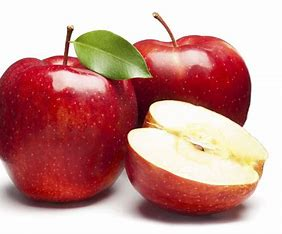
#> input picture Tutorial/Apple.jpeg, 282 x 234 px
$ jupyter execute Contour_detection.ipynb
#> lines starting #> are read from the running program, lines starting #| are printed output that depends on the picture; after the words box and inside, x2 and y2 are one past the last pixel; in counts of white or black regions, pixels touching at a corner belong together
[cell 1]
import cv2 as cv
import numpy as np

[cell 2]
img = cv.imread('Apple.jpeg')
#> img is the input picture: shape (234, 282, 3); mean B, G, R 143.6, 148.2, 199.1

[cell 3]
gray = cv.cvtColor(img, cv.COLOR_BGR2GRAY)
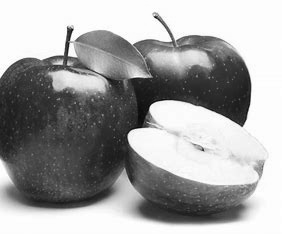
#> gray: shape (234, 282); min 7, max 255, mean 162.9
cv.imshow('Apple', gray)
cv.waitKey(0)
cv.destroyAllWindows

[cell 4]
blur = cv.blur(img, (3,3))
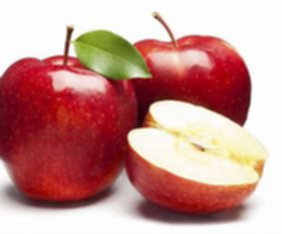
#> blur: shape (234, 282, 3); mean B, G, R 143.6, 148.2, 199.1
canny= cv.Canny(blur, 125, 175)
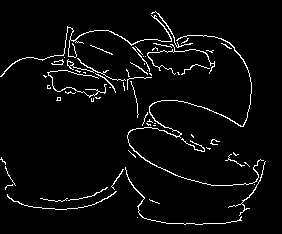
#> canny: shape (234, 282); 4.1% white in thin lines or dots, all inside (x1, y1, x2, y2) = (0, 11, 266, 225)
cv.imshow('Apple', canny)
cv.waitKey(0)
# cv.destroyAllWindows

[cell 5]
contours, hier = cv.findContours(canny, cv.RETR_LIST, cv.CHAIN_APPROX_NONE)
#> contours = 65 contours, 59 with area under 20; largest, box (x1, y1, x2, y2) and area: (127, 35, 264, 186) 110, (0, 15, 172, 77) 64, (67, 58, 126, 81) 40, (125, 167, 242, 225) 29, (151, 11, 193, 48) 21, (147, 44, 215, 75) 20

[cell 6]
hier
#> Out = 65 rows, first 6: [1, -1, -1, -1], [2, 0, -1, -1], [3, 1, -1, -1], [4, 2, -1, -1], [5, 3, -1, -1], [6, 4, -1, -1]

[cell 7]
len(contours)
#> Out = 65
